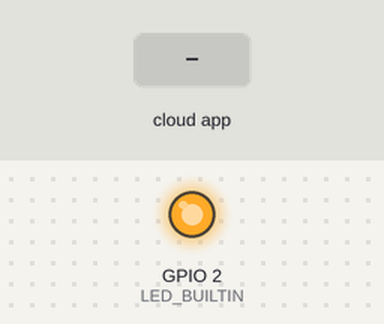
A sketch run on a simulated ESP8266 (NodeMCU). Parts: output pins drawn as LEDs (lit = HIGH, except the on-board LED, lit = LOW). The inputs (shaded band) are chosen by the test bench. WiFi joins after 1.5 s; servers stay silent unless stated; the Firebase database answers and starts empty; what the sketch prints to the serial monitor is not drawn.

Above: at 2.7 s.
2.8 s: the phone or cloud app sets Button to 1
At 6.2 s:
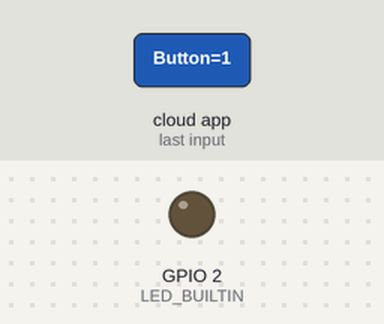
6.5 s: the phone or cloud app sets Button to 0
At 7.9 s:
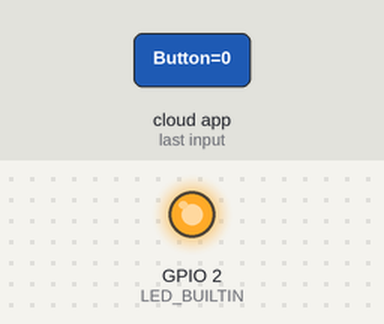
Timing chart, 0 to 9.5 s (numbered marks = the images above; inputs shaded):
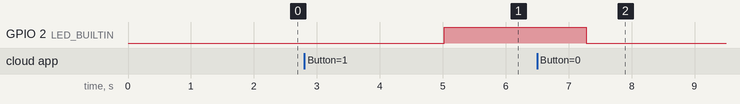

The sketch:

firebase_read.ino
```cpp
#include <ESP8266WiFi.h>
#include "FirebaseArduino.h"

// Set these to run example.
#define FIREBASE_HOST "YOUR DATABASE ID"
#define FIREBASE_AUTH "YOUR AUTHOUROSATION TOKEN"
#define WIFI_SSID "one plus"
#define WIFI_PASSWORD "asdfghjkl1"

void setup() {
  Serial.begin(9600);
  // connect to wifi.
  WiFi.begin(WIFI_SSID, WIFI_PASSWORD);
  Serial.print("connecting");
  while (WiFi.status() != WL_CONNECTED) {
    Serial.print(".");
    delay(500);
  }
  Serial.println();
  Serial.print("connected: ");
  Serial.println(WiFi.localIP());
  pinMode(LED_BUILTIN,OUTPUT);

  Firebase.begin(FIREBASE_HOST, FIREBASE_AUTH);

}

void loop() {
  delay(800);

  Firebase.setString("message", "hello world");
  Firebase.set("Temp", 123);
  char B[5];
  Firebase.getString("Button").toCharArray(B,sizeof(B));
  delay(10);
  int value = atoi(B);
   //digitalWrite(LED_BUILTIN, value);
   Serial.print("Value = "); Serial.println(value);
   if (value == 1)
    digitalWrite(LED_BUILTIN, HIGH);
    else
      digitalWrite(LED_BUILTIN, LOW);

  delay(1000);
}
```

Measured:
- after the input at 2.8 s, GPIO 2 (LED_BUILTIN): LOW → HIGH after 2.2 s
- after the input at 6.5 s, GPIO 2 (LED_BUILTIN): HIGH → LOW after 0.78 s
